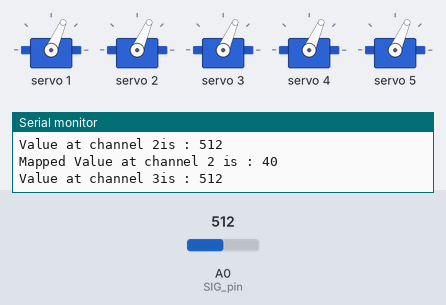
Simulated run of this sketch. Board: Arduino Uno, built with avr-gcc and run on an emulated ATmega328P. On the bench: 5 × servo, the last lines printed to the serial monitor. Inputs (shaded band) come from the test bench; at power-on: A0 (SIG_pin) = 512.

Above: at 1.2 s.
1.3 s: A0 (SIG_pin) set to 1023
At 2.1 s:
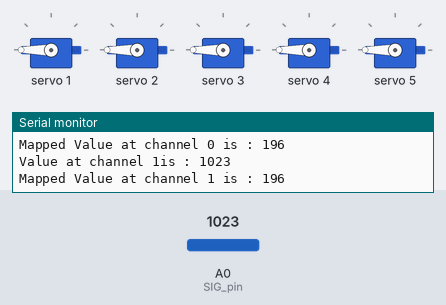
3.0 s: A0 (SIG_pin) set to 716
At 4.1 s:
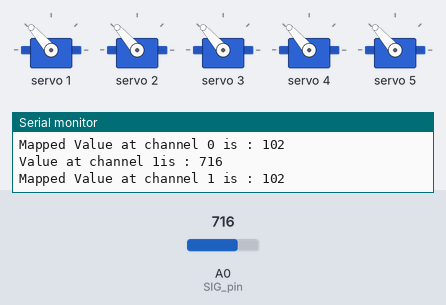
4.8 s: A0 (SIG_pin) set to 511
At 4.93 s:
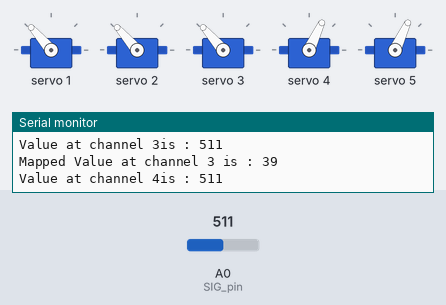
6.6 s: A0 (SIG_pin) set to 306
At 8.0 s:
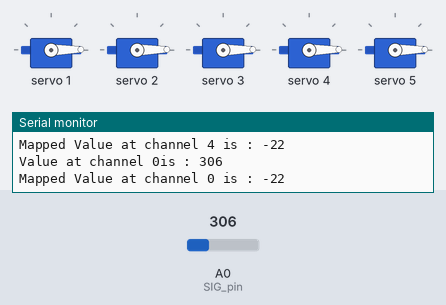
8.3 s: A0 (SIG_pin) set to 148
At 8.5 s:
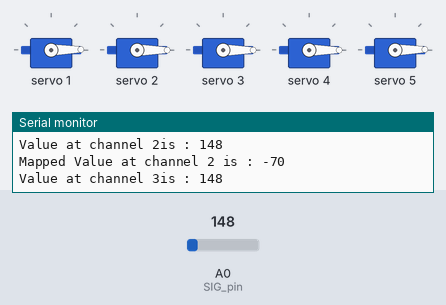
11.3 s: A0 (SIG_pin) set to 126
At 11.36 s:
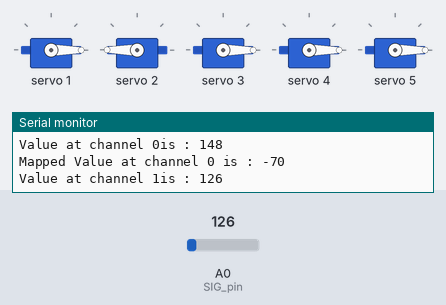
Timing chart, 0 to 14.1 s (numbered marks = the images above; inputs shaded):
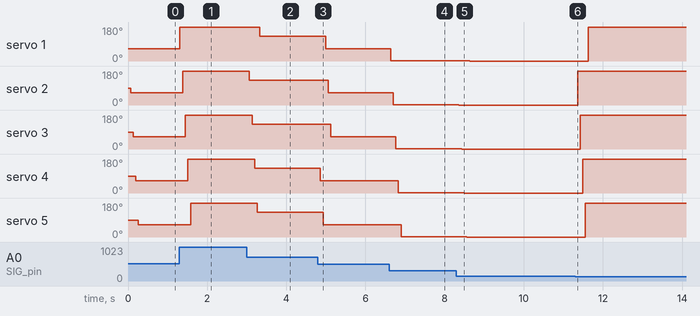

The sketch:

test_code_flex_to_arm.ino
```cpp
#include <Wire.h>
#include <Adafruit_PWMServoDriver.h> //library needs to be downloaded

#define SERVOMIN  130 //This is the 'minimum' pulse length count (out of 4096).
#define SERVOMAX  290 //This is the 'maximum' pulse length count (out of 4096).

Adafruit_PWMServoDriver pwm = Adafruit_PWMServoDriver();

int servoNum, angle, i;

//Mux control pins
#define s0 2
#define s1 6
#define s2 7
#define s3 10

//Mux in "SIG" pin
int SIG_pin = 0;

void setup()
{
  //Set up serial communication and the number of servos being tested.
  Serial.begin(9600);

  pinMode(s0, OUTPUT);
  pinMode(s1, OUTPUT);
  pinMode(s2, OUTPUT);
  pinMode(s3, OUTPUT);

  digitalWrite(s0, LOW);
  digitalWrite(s1, LOW);
  digitalWrite(s2, LOW);
  digitalWrite(s3, LOW);

  //Set up PWM.
  pwm.begin();
  pwm.setPWMFreq(40);
}

void loop()
{

  //Loop through and read all 16 values
  //Reports back Value at channel 6 is: 346

  for(int i = 0; i < 5; i ++)
  {
    Serial.print("Value at channel ");
    Serial.print(i);
    Serial.print("is : ");
    Serial.println(readMux(i));
    Serial.print("Mapped Value at channel ");
    Serial.print(i);
    Serial.print(" is : ");
    Serial.println(map(readMux(i),380,675,0,90));
    angle = map(readMux(i),380,675,0,90);
    turnTo(i+1, angle);
  }
}

void turnTo(int servoNum, int angle)
{
  angle = map(angle, 0, 90, SERVOMIN, SERVOMAX);
  pwm.setPWM(servoNum, 0, angle);
}

int readMux(int channel)
{
 int controlPin[] = {s0, s1, s2, s3};

 int muxChannel[16][4]={  {0,0,0,0}, //channel 0
                          {1,0,0,0}, //channel 1
                          {0,1,0,0}, //channel 2
                          {1,1,0,0}, //channel 3
                          {0,0,1,0}, //channel 4
                          {1,0,1,0}, //channel 5
                          {0,1,1,0}, //channel 6
                          {1,1,1,0}, //channel 7
                          {0,0,0,1}, //channel 8
                          {1,0,0,1}, //channel 9
                          {0,1,0,1}, //channel 10
                          {1,1,0,1}, //channel 11
                          {0,0,1,1}, //channel 12
                          {1,0,1,1}, //channel 13
                          {0,1,1,1}, //channel 14
                          {1,1,1,1}  //channel 15
                 };

  //loop through the 4 sig
  for(int i = 0; i < 4; i ++)
  {
    digitalWrite(controlPin[i], muxChannel[channel][i]);
  }

  //read the value at the SIG pin
  int val = analogRead(SIG_pin);

  //return the value
  return val;
}
```

Measured:
- the behaviour switches between 138 and 137 on A0 (SIG_pin) (found by bisection; images 5 and 6)
- after the input at 1.3 s, servo 1: 66° → 180° at once; servo 2: 66° → 180° after 0.08 s; servo 3: 66° → 180° after 0.15 s; servo 4: 66° → 180° after 0.21 s; servo 5: 66° → 180° after 0.28 s
- after the input at 3.0 s, servo 1: 180° → 131° after 0.33 s; servo 2: 180° → 131° after 0.07 s; servo 3: 180° → 131° after 0.13 s; servo 4: 180° → 131° after 0.20 s; servo 5: 180° → 131° after 0.27 s
- after the input at 4.8 s, servo 1: 131° → 65° after 0.19 s; servo 2: 131° → 65° after 0.26 s; servo 3: 131° → 65° after 0.33 s; servo 4: 131° → 65° after 0.06 s; servo 5: 131° → 65° after 0.13 s
- after the input at 6.6 s, servo 1: 65° → 1° at once; servo 2: 65° → 1° after 0.10 s; servo 3: 65° → 1° after 0.17 s; servo 4: 65° → 1° after 0.23 s; servo 5: 65° → 1° after 0.30 s
- after the input at 8.3 s, servo 1: 1° → 0° after 0.33 s; servo 2: 1° → 0° after 0.06 s; servo 3: 1° → 0° after 0.13 s; servo 4: 1° → 0° after 0.20 s; servo 5: 1° → 0° after 0.26 s
- after the input at 11.3 s, servo 1: 0° → 180° after 0.33 s; servo 2: 0° → 180° after 0.06 s; servo 3: 0° → 180° after 0.13 s; servo 4: 0° → 180° after 0.19 s; servo 5: 0° → 180° after 0.26 s
